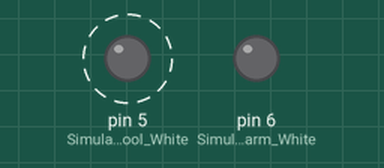
A sketch run on a simulated Arduino Uno, built with avr-gcc and run on an emulated ATmega328P. On the bench: output pins drawn as LEDs (lit = HIGH). Dashed ring = blinking.

Above: at 0.05 s.
Timing chart, 0 to 5.9 s (numbered marks = the images above):
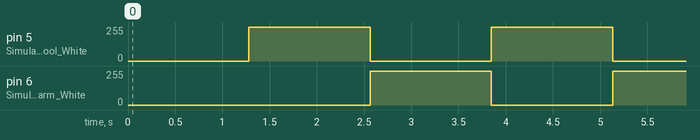

The sketch:

simulate.ino
```cpp
void setup() {
  pinMode(5, OUTPUT);  // Simulate Cool White
  pinMode(6, OUTPUT);  // Simulate Warm White
}

void loop() {
  for (int brightness = 0; brightness <= 255; brightness++) {
    analogWrite(5, brightness);
    analogWrite(6, 255 - brightness);
    delay(5);
  }
  for (int brightness = 255; brightness >= 0; brightness--) {
    analogWrite(5, brightness);
    analogWrite(6, 255 - brightness);
    delay(5);
  }
}
```

Measured:
- by itself, pin 5 (Simulate_Cool_White), pin 6 (Simulate_Warm_White): alternates 255/255 for 1.3 s and 0/255 for 1.3 s
